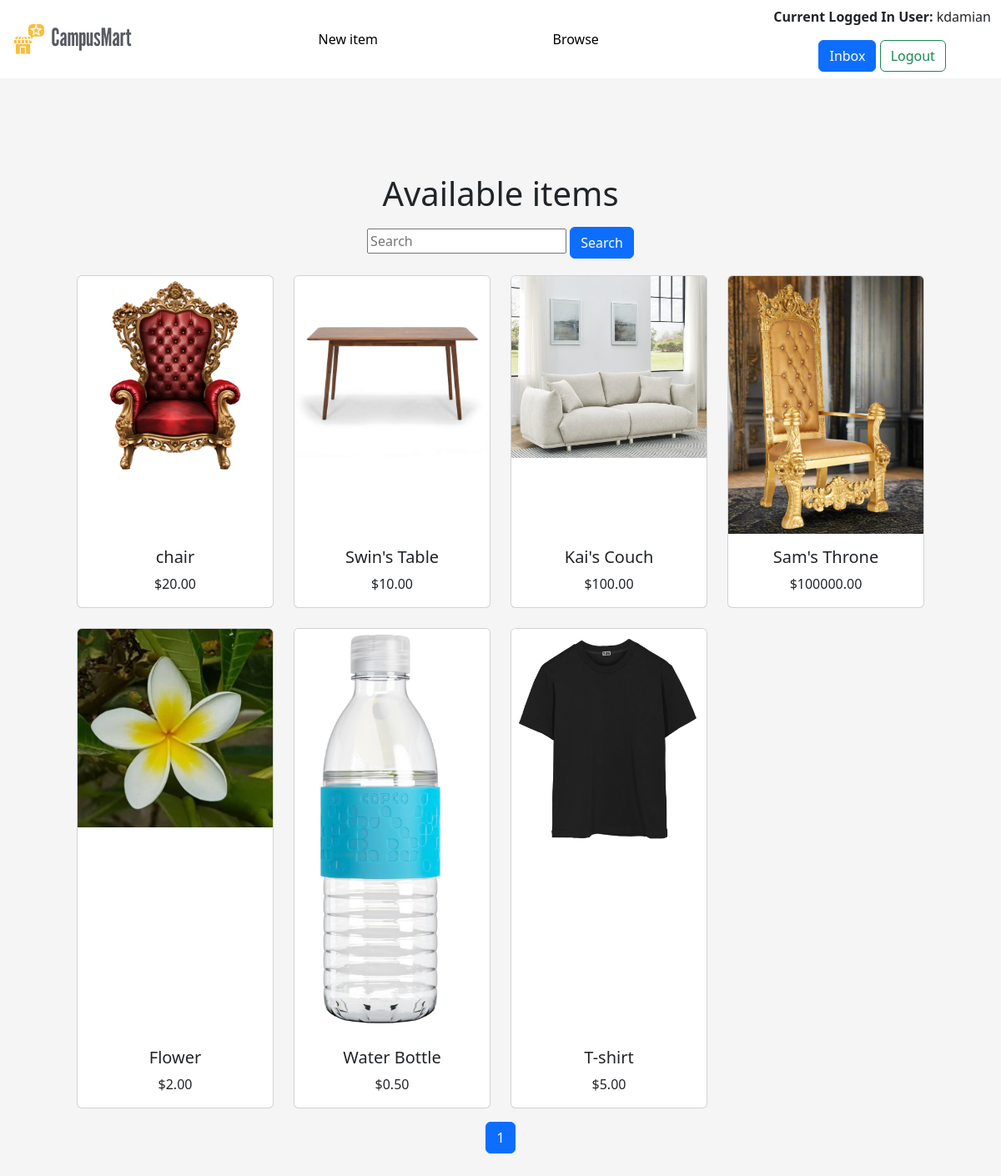
Page /campusmart/listings/ (signed in) on the committed database.
### campusmart/models.py (models this page shows, shortened)
class Listing(models.Model):
    CONDITION_CHOICES = [
        ('New', 'New'),
        ('Like New', 'Like New'),
        ('Used', 'Used'),
        ('Fair', 'Fair'),
    ]
    STATUS_CHOICES = [
        ('Available', 'Available'),
        ('Unavailable', 'Unavailable'),
    ]
    created_by = models.ForeignKey(User, on_delete=models.CASCADE)
    title = models.CharField(max_length=200)
    description = models.TextField()
    price = models.DecimalField(max_digits=10, decimal_places=2)
    condition = models.CharField(max_length=20, choices=CONDITION_CHOICES)
    photo = models.ImageField(upload_to='listing_photos')
    status = models.CharField(max_length=20, choices=STATUS_CHOICES, default='Available')

### campusmart/views.py (the view)
# urls.py: path('listings/', views.listing_all, name='listing_all'),
def listing_all(request):
    page = int(request.GET.get('page', 1))
    per_page = 20
    start = (page-1) * per_page
    end = start + per_page
    query = request.GET.get('query', '') # used later for Feature 3.2
    if query:
        listings = Listing.objects.filter(description__icontains=query)
    else:
            listings = Listing.objects.filter(status='Available') # this is Feature 3.1, showing all available listings
    page_listings = listings[start:end]
    total = listings.count()
    total_pages = (total + per_page - 1) // per_page  # round up to get number of pages
    page_range = range(1, total_pages + 1)
    return render(request, 'campusmart/listing_all.html', {
        'query': query,
        'listings':page_listings,
        'page':page,
        'total_pages':total_pages,
        'page_range':page_range,
    })

### campusmart/templates/campusmart/listing_all.html (shortened to what this page needs)
{% extends "campusmart/base.html" %}
{% block content %}
<h1>Available items</h1>
<div class="container">
    <div class="row">
        <div class="col-span-1">
            <form method="get" action="{% url 'campusmart:listing_all' %}">
                <input name="query" type="text" value="{{ query }}" placeholder="Search">
                <button type="button" class="btn btn-primary">Search</button>
            </form>
        </div>
    </div>
    <div class="row row-cols-1 row-cols-md-2 row-cols-lg-4 g-4 pt-3">
        {% for listing in listings %}
            <div class="col d-flex">
                <a class="card h-100 w-100" href="{% url 'campusmart:detail' listing.id %}">
                    <center>
                        <img
                            src="{{ listing.photo.url }}"
                            class="card-img-top"
                            alt="Listing Photo"
                        >
                    </center>
                    <div class="card-body d-flex flex-column">
                        <h5 class="card-title mt-auto">{{ listing.title }}</h5>
                        <p class="card-text">${{ listing.price }}</p>
                    </div>
                </a>
            </div>
        {% endfor %}
    </div>
</div>
<nav aria-label="Pagination">
    <ul class="pagination justify-content-center pt-3">
        {% if page_range %}
            {% for p in page_range %}
                <li class="page-item {% if page == p %}active{% endif %}">
                    <a class="page-link" href="?page={{ p }}">{{ p }}</a>
                </li>
            {% endfor %}
        {% endif %}
    </ul>
</nav>
{% endblock %}

### campusmart/templates/campusmart/base.html (shortened to what this page needs)
<!DOCTYPE html>
<html>
<head>
    <link href="https://cdn.jsdelivr.net/npm/bootstrap@5.3.0-alpha1/dist/css/bootstrap.min.css" rel="stylesheet"
>
</head>
<body>
    {% load static %}
        <nav class="navbar fixed-top text-center" style="background-color: white;">
            <div class="container-fluid">
                <img src="{% static 'campusmart/campusmart_logo.png' %}" class="logo">
                <a href="{% url 'campusmart:create_listing' %}" class="text-lg font-semibold hover:text-gray-500">New item</a>
                <a href="{% url 'campusmart:listing_all' %}" class="text-lg font-semibold hover:text-gray-500">Browse</a>
                {% if request.user.is_authenticated %}
                <div>
                    <p class="nav-bar"><b>Current Logged In User: </b>{{ request.user.username }} </p>
                    <a href="{% url 'campusmart:inbox' %}" type="button" class="btn btn-primary">Inbox</a>
                    <a class="btn btn-outline-success my-2 my-sm-0" type="submit" href="{% url 'campusmart:logout' %}">Logout</a>
                </div>
                {% else %}
                <div>
                    <a class="btn btn-outline-success my-2 my-sm-0" type="submit" href="{% url 'campusmart:login' %}">Login</a>
                    <a class="btn btn-outline-success my-2 my-sm-0" type="submit" href="{% url 'campusmart:register' %}">Register</a>
                </div>
                {% endif %}
            </div>
        </nav>
    <div id="content" class="mt-5" style="padding-top: 80px;">
        {% block content %}
        {% endblock %}
    </div>
</body>
</html>

### campusmart/templates/campusmart/base.html (style rules this page uses)
a { color: black; text-decoration: none; }
html, body { align-items: center; padding: 40px; background-color: #f5f5f5; text-align: center; }
input { margin: 10px 0px; }
.logo { width: 150px; margin-right: 10px; }

### rows in the picture
Listing: photo (picture), title "chair", price "20.00"
Listing: photo (picture), title "Swin's Table", price "10.00"
Listing: photo (picture), title "Kai's Couch", price "100.00"
Listing: photo (picture), title "Sam's Throne", price "100000.00"
Listing: photo (picture), title "Flower", price "2.00"
Listing: photo (picture), title "Water Bottle", price "0.50"
Listing: photo (picture), title "T-shirt", price "5.00"

### other values in the picture
{{ request.user.username }} "kdamian"
{{ p }} "1"
